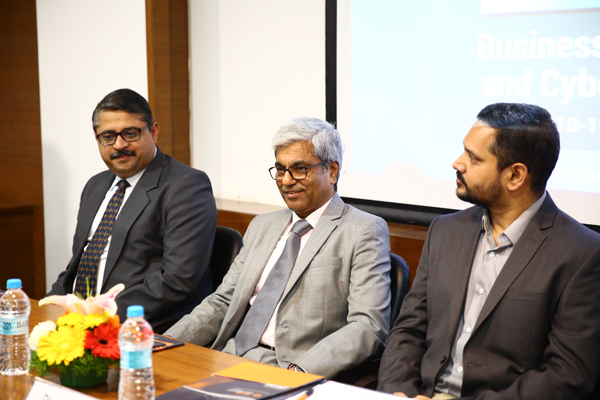
#> input picture b.jpg, 600 x 400 px
$ python main.py
#> lines starting #> are read from the running program, lines starting #| are printed output that depends on the picture; after the words box and inside, x2 and y2 are one past the last pixel; in counts of white or black regions, pixels touching at a corner belong together
import cv2
face_cascade= cv2.CascadeClassifier('venv/Lib/site-packages/cv2/data/haarcascade_frontalface_default.xml')
eye_cascade= cv2.CascadeClassifier('venv/Lib/site-packages/cv2/data/haarcascade_eye.xml')
img = cv2.imread('b.jpg')
#> img is the input picture: shape (400, 600, 3); mean B, G, R 138.3, 150.4, 161.9
gray=cv2.cvtColor(img,cv2.COLOR_BGR2GRAY)
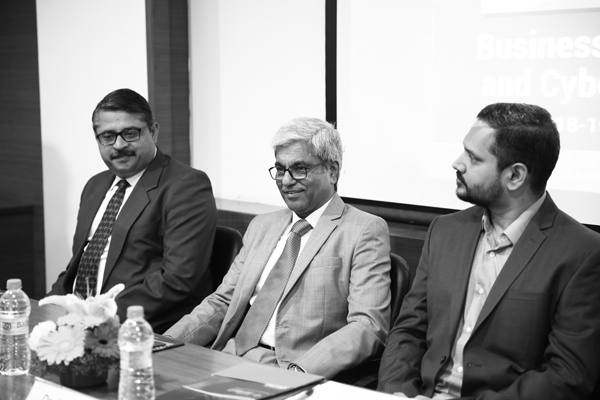
#> gray: shape (400, 600); min 0, max 255, mean 152.5

faces= face_cascade.detectMultiScale(gray,1.3,5)
#> faces = [[90, 112, 60, 60], [261, 146, 61, 61]]

for (x,y,w,h) in faces:
    img= cv2.rectangle(img,(x,y), (x+w,y+h),(255,0,0),2)
    gray_img=gray[y:y+h, x:x+w]
    color_img=img[y:y+h, x:x+w]

    eyes = eye_cascade.detectMultiScale(gray_img)

    for (ex,ey,ew,eh) in eyes:
        cv2.rectangle(color_img,(ex,ey),(ex+ew,ey+eh),(0,255,0),2)
#> this loop made 2 passes
#> pass 1, `img= cv2.rectangle(img,(x,y), (x+w,y+h),(255,0,0),2)`:
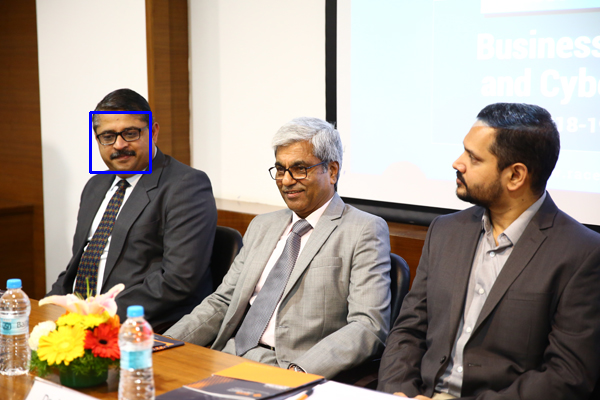
#> img: shape (400, 600, 3); 0.3% of pixels changed, all inside (x1, y1, x2, y2) = (89, 111, 152, 174)
#> pass 1, `gray_img=gray[y:y+h, x:x+w]`:
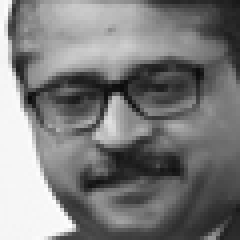
#> gray_img: shape (60, 60) (shown 4 times larger); min 9, max 255, mean 124.3
#> pass 1, `color_img=img[y:y+h, x:x+w]`:
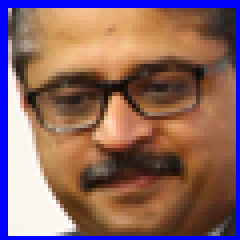
#> color_img: shape (60, 60, 3) (shown 4 times larger); mean B, G, R 100.2, 101.8, 138.3
#> pass 2, `img= cv2.rectangle(img,(x,y), (x+w,y+h),(255,0,0),2)`:
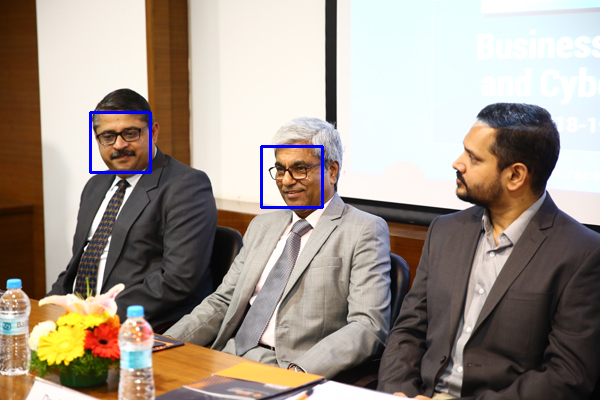
#> img: shape (400, 600, 3); 0.3% of pixels changed, all inside (x1, y1, x2, y2) = (260, 145, 324, 209)
#> after the loop:
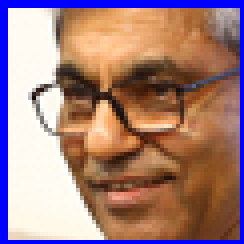
#> color_img: shape (61, 61, 3) (shown 4 times larger); mean B, G, R 125, 127.2, 162.9
#> after the loop:
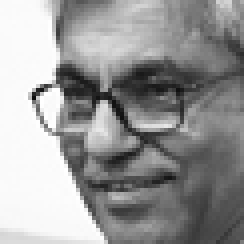
#> gray_img: shape (61, 61) (shown 4 times larger); min 14, max 255, mean 152.3


cv2.imshow('img',img)
cv2.waitKey(0)
cv2.destroyAllWindows()
